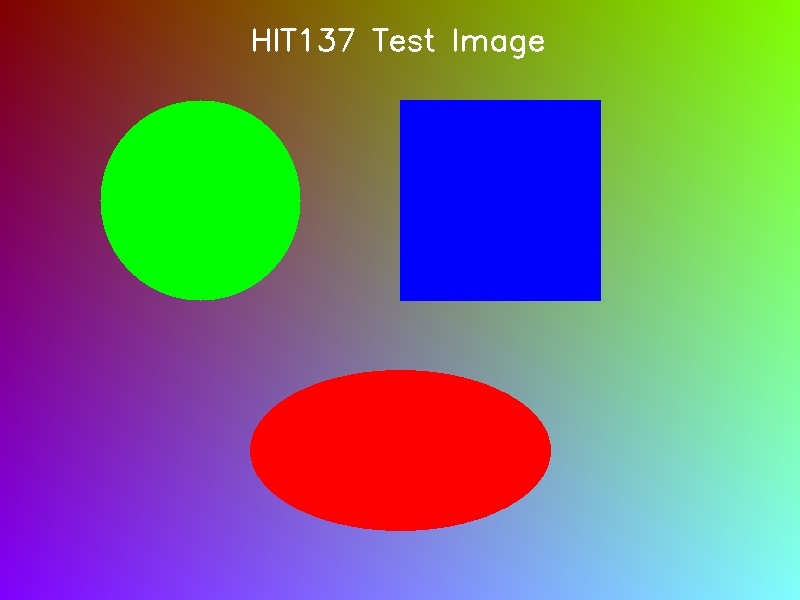
#> input picture sample_test_image.jpg, 800 x 600 px
$ python -i image_processor.py   (imports and definitions only)
#> lines starting #> are read from the running program, lines starting #| are printed output that depends on the picture; after the words box and inside, x2 and y2 are one past the last pixel; in counts of white or black regions, pixels touching at a corner belong together
#> further down, picture is the input picture: shape (600, 800, 3); mean B, G, R 121.4, 116.5, 119.3
"""
Image Processor Class
Handles all image processing operations using OpenCV
Demonstrates encapsulation and methods
"""

import cv2
import numpy as np


class ImageProcessor:
    """
    Class responsible for all image processing operations.
    Demonstrates encapsulation of image processing logic.
    """

    def __init__(self):
        """Constructor: Initialize the image processor."""
        # Encapsulation: Private attributes for default parameters
        self._default_blur_kernel = 5
        self._default_edge_threshold1 = 100
        self._default_edge_threshold2 = 200

    # [34 lines left out: functions grayscale, blur, not called in this run]

    def edge_detection(self, image, threshold1=100, threshold2=200):
        """
        Apply Canny edge detection algorithm.

        Args:
            image: Input image
            threshold1: First threshold for hysteresis
            threshold2: Second threshold for hysteresis

        Returns:
            Edge-detected image
        """
#> called with threshold1 = 100, threshold2 = 200
        # Convert to grayscale for edge detection
        gray = cv2.cvtColor(image, cv2.COLOR_BGR2GRAY)
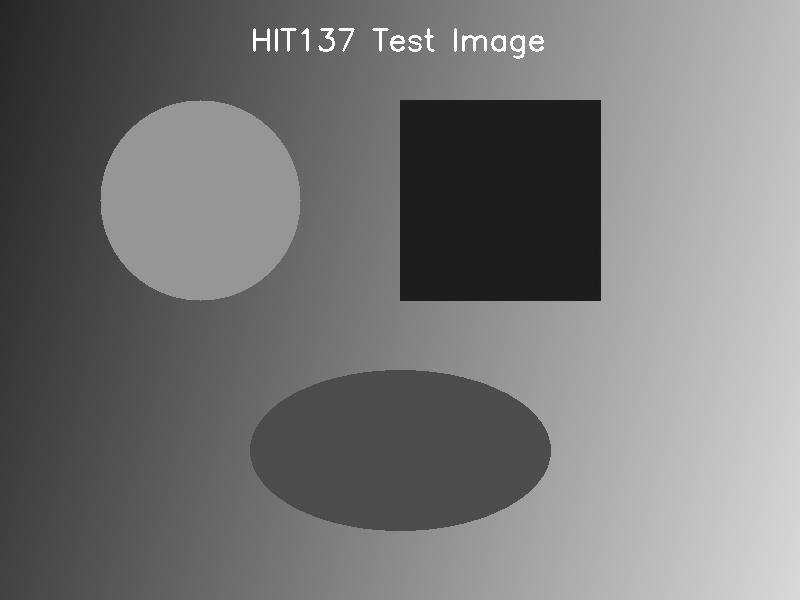
#> gray: shape (600, 800); min 28, max 255, mean 117.9

        # Apply Canny edge detection
        edges = cv2.Canny(gray, threshold1, threshold2)
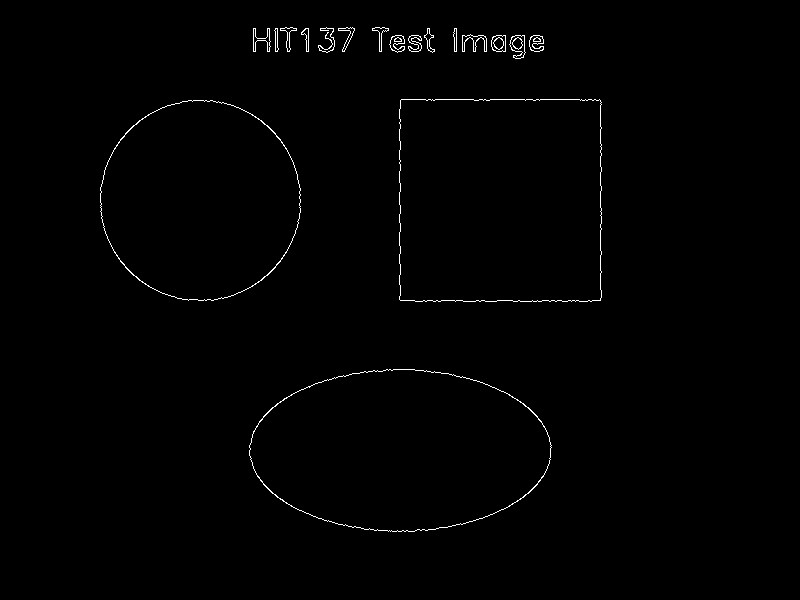
#> edges: shape (600, 800); 0.73% white in thin lines or dots, all inside (x1, y1, x2, y2) = (100, 27, 602, 532)

        # Convert back to BGR
        edges_bgr = cv2.cvtColor(edges, cv2.COLOR_GRAY2BGR)
        return edges_bgr

    # [162 lines left out: functions adjust_brightness, adjust_contrast, rotate, flip, resize, sharpen and 1 more, not called in this run]

>>> import cv2
>>> picture = cv2.imread('sample_test_image.jpg')
>>> result = ImageProcessor().edge_detection(picture)
